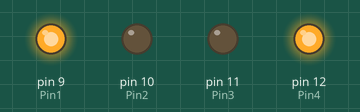
Recording of a sketch running on a simulated Arduino Uno, built with avr-gcc and run on an emulated ATmega328P. Parts: output pins drawn as LEDs (lit = HIGH).

Above: at 0.15 s.
At 4.35 s:
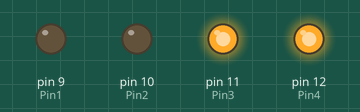
At 10.06 s:
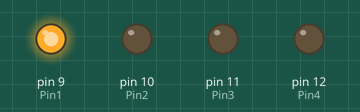
At 19.97 s:
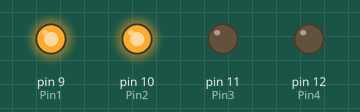
At 29.88 s:
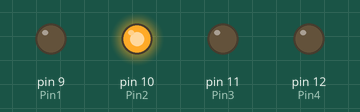
At 39.8 s:
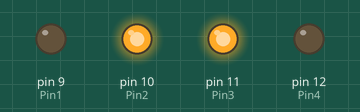
Timing chart, 0 to 40.1 s (numbered marks = the images above):
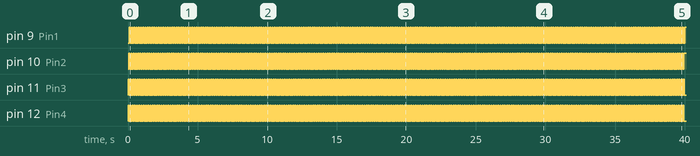

Measured:
- by itself, pin 9 (Pin1), pin 10 (Pin2), pin 11 (Pin3), pin 12 (Pin4): alternates HIGH for 0.06 s and LOW for 0.10 s
- by itself, everything shown: repeats every 2.4 s, in 8 steps

The sketch:

sketch_dec23a.ino
```cpp
const int ButtonPin1 = 8;
const int ButtonPin2 = 13;

int Pin1 = 9;
int Pin2 = 10;
int Pin3 = 11;
int Pin4 = 12;
int _step = 0;
boolean dir;// false=clockwise, true=counter clockwise
int count=0;
void setup()
{
 pinMode(Pin1, OUTPUT);
 pinMode(Pin2, OUTPUT);
 pinMode(Pin3, OUTPUT);
 pinMode(Pin4, OUTPUT);

 pinMode(ButtonPin1, INPUT);
 pinMode(ButtonPin2, INPUT);
}
 void loop()
{
  if(ButtonPin1==HIGH){
    dir = false;
  }else{
    dir = true;
  }
  if(ButtonPin2==HIGH){

  }else{
   switch(_step){
     case 0:
       digitalWrite(Pin1, LOW);
       digitalWrite(Pin2, LOW);
       digitalWrite(Pin3, LOW);
       digitalWrite(Pin4, HIGH);
     break;
     case 1:
       digitalWrite(Pin1, LOW);
       digitalWrite(Pin2, LOW);
       digitalWrite(Pin3, HIGH);
       digitalWrite(Pin4, HIGH);
     break;
     case 2:
       digitalWrite(Pin1, LOW);
       digitalWrite(Pin2, LOW);
       digitalWrite(Pin3, HIGH);
       digitalWrite(Pin4, LOW);
     break;
     case 3:
       digitalWrite(Pin1, LOW);
       digitalWrite(Pin2, HIGH);
       digitalWrite(Pin3, HIGH);
       digitalWrite(Pin4, LOW);
     break;
     case 4:
       digitalWrite(Pin1, LOW);
       digitalWrite(Pin2, HIGH);
       digitalWrite(Pin3, LOW);
       digitalWrite(Pin4, LOW);
     break;
     case 5:
       digitalWrite(Pin1, HIGH);
       digitalWrite(Pin2, HIGH);
       digitalWrite(Pin3, LOW);
       digitalWrite(Pin4, LOW);
     break;
       case 6:
       digitalWrite(Pin1, HIGH);
       digitalWrite(Pin2, LOW);
       digitalWrite(Pin3, LOW);
       digitalWrite(Pin4, LOW);
     break;
     case 7:
       digitalWrite(Pin1, HIGH);
       digitalWrite(Pin2, LOW);
       digitalWrite(Pin3, LOW);
       digitalWrite(Pin4, HIGH);
     break;
     default:
       digitalWrite(Pin1, LOW);
       digitalWrite(Pin2, LOW);
       digitalWrite(Pin3, LOW);
       digitalWrite(Pin4, LOW);
     break;
   }
 }
 if(dir){
   _step++;
 }else{
   _step--;
 }
 if(_step>7){
   _step=0;
 }
 if(_step<0){
   _step=7;
 }
 delay(20);

}
```
